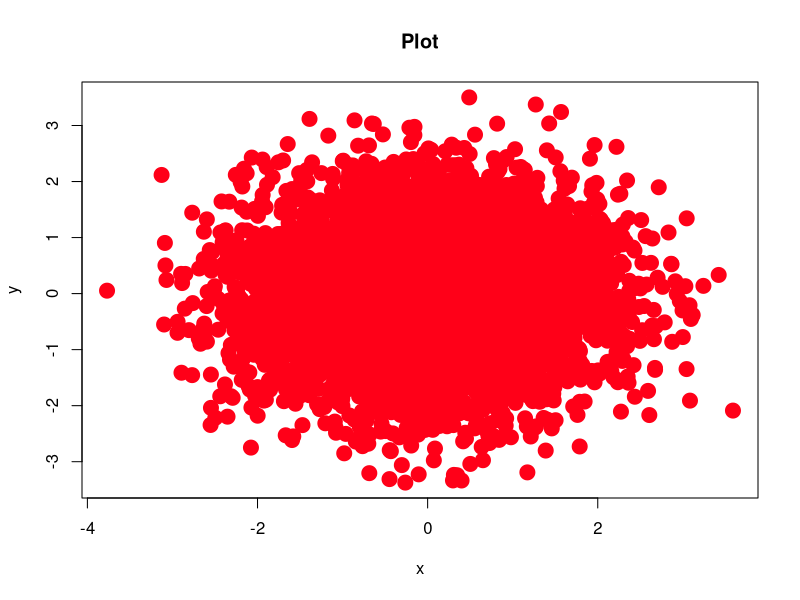
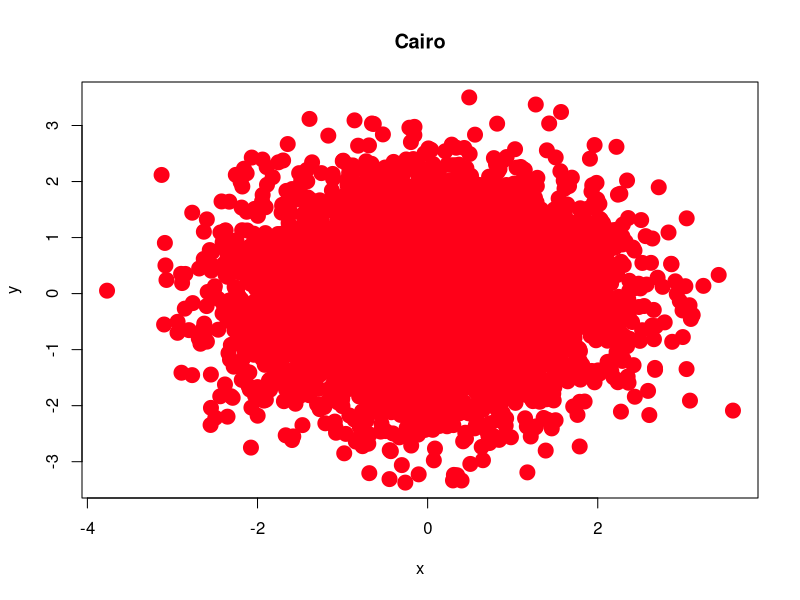

R code for these plots, in order:
library(Cairo)

x<-rnorm(6000)
y<-rnorm(6000)
png(file="plot4.png",width=640,heigh=480)
plot(x,y,col="#ff0018",pch=19,cex=2,main="Plot")
garbage <- dev.off()


CairoPNG(file="Cairo4.png",width=640,height=480)
plot(x,y,col="#ff0018",pch=19,cex=2,main="Cairo")
garbage <- dev.off()
